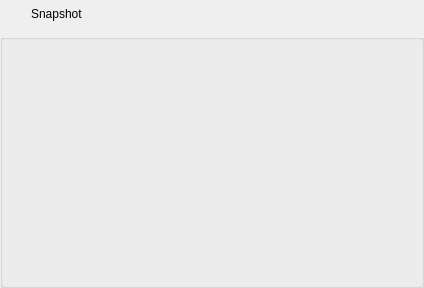
<?xml version="1.0" encoding="UTF-8"?>
<ui version="4.0">
 <class>DlgSnapshot</class>
 <widget class="QDialog" name="DlgSnapshot">
  <property name="geometry">
   <rect>
    <x>0</x>
    <y>0</y>
    <width>424</width>
    <height>288</height>
   </rect>
  </property>
  <property name="windowTitle">
   <string>Dialog</string>
  </property>
  <layout class="QGridLayout" name="gridLayout">
   <property name="leftMargin">
    <number>0</number>
   </property>
   <property name="topMargin">
    <number>0</number>
   </property>
   <property name="rightMargin">
    <number>0</number>
   </property>
   <property name="bottomMargin">
    <number>0</number>
   </property>
   <item row="0" column="0">
    <widget class="QWidget" name="WidGetTitle" native="true">
     <property name="sizePolicy">
      <sizepolicy hsizetype="Preferred" vsizetype="Fixed">
       <horstretch>0</horstretch>
       <verstretch>0</verstretch>
      </sizepolicy>
     </property>
     <property name="minimumSize">
      <size>
       <width>100</width>
       <height>28</height>
      </size>
     </property>
     <layout class="QHBoxLayout" name="horizontalLayout_2">
      <property name="spacing">
       <number>0</number>
      </property>
      <property name="leftMargin">
       <number>0</number>
      </property>
      <property name="topMargin">
       <number>0</number>
      </property>
      <property name="rightMargin">
       <number>0</number>
      </property>
      <property name="bottomMargin">
       <number>0</number>
      </property>
      <item>
       <widget class="QLabel" name="LabIco">
        <property name="sizePolicy">
         <sizepolicy hsizetype="Minimum" vsizetype="Preferred">
          <horstretch>0</horstretch>
          <verstretch>0</verstretch>
         </sizepolicy>
        </property>
        <property name="minimumSize">
         <size>
          <width>31</width>
          <height>0</height>
         </size>
        </property>
        <property name="text">
         <string/>
        </property>
        <property name="alignment">
         <set>Qt::AlignCenter</set>
        </property>
       </widget>
      </item>
      <item>
       <widget class="QLabel" name="LabTitle">
        <property name="sizePolicy">
         <sizepolicy hsizetype="Expanding" vsizetype="Preferred">
          <horstretch>0</horstretch>
          <verstretch>0</verstretch>
         </sizepolicy>
        </property>
        <property name="styleSheet">
         <string notr="true">font: 10pt &quot;微软雅黑&quot;;</string>
        </property>
        <property name="text">
         <string>Snapshot</string>
        </property>
        <property name="alignment">
         <set>Qt::AlignLeading|Qt::AlignLeft|Qt::AlignVCenter</set>
        </property>
       </widget>
      </item>
      <item>
       <widget class="QWidget" name="widget_menu" native="true">
        <property name="sizePolicy">
         <sizepolicy hsizetype="Minimum" vsizetype="Preferred">
          <horstretch>0</horstretch>
          <verstretch>0</verstretch>
         </sizepolicy>
        </property>
        <layout class="QHBoxLayout" name="horizontalLayout">
         <property name="spacing">
          <number>0</number>
         </property>
         <property name="leftMargin">
          <number>0</number>
         </property>
         <property name="topMargin">
          <number>0</number>
         </property>
         <property name="rightMargin">
          <number>0</number>
         </property>
         <property name="bottomMargin">
          <number>0</number>
         </property>
         <item>
          <widget class="QPushButton" name="btnMenu_Close">
           <property name="sizePolicy">
            <sizepolicy hsizetype="Minimum" vsizetype="Expanding">
             <horstretch>0</horstretch>
             <verstretch>0</verstretch>
            </sizepolicy>
           </property>
           <property name="minimumSize">
            <size>
             <width>40</width>
             <height>0</height>
            </size>
           </property>
           <property name="cursor">
            <cursorShape>ArrowCursor</cursorShape>
           </property>
           <property name="focusPolicy">
            <enum>Qt::NoFocus</enum>
           </property>
           <property name="toolTip">
            <string>关闭</string>
           </property>
           <property name="text">
            <string/>
           </property>
           <property name="flat">
            <bool>true</bool>
           </property>
          </widget>
         </item>
        </layout>
       </widget>
      </item>
     </layout>
    </widget>
   </item>
   <item row="1" column="0">
    <widget class="QGroupBox" name="groupBox">
     <property name="title">
      <string/>
     </property>
     <layout class="QGridLayout" name="gridLayout_2">
      <item row="0" column="0">
       <widget class="QLabel" name="LabImage">
        <property name="text">
         <string/>
        </property>
       </widget>
      </item>
     </layout>
    </widget>
   </item>
  </layout>
 </widget>
 <resources/>
 <connections/>
</ui>
